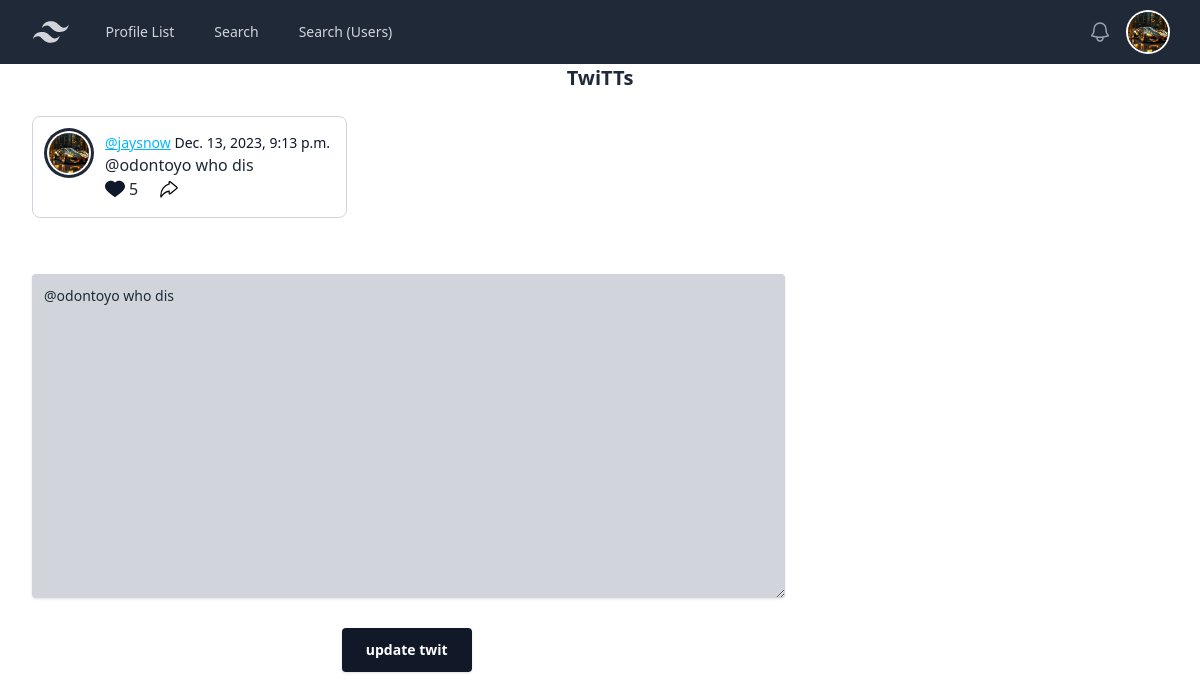
The app's page /twit-edit/10 (signed in) with its own data.
### Social/models.py (models this page shows, shortened)
class UserProfile(models.Model):
    user = models.OneToOneField(User, on_delete=models.CASCADE)
    follows= models.ManyToManyField(
        'self', related_name='followed_by', symmetrical=False, blank= True
    )
    date_modified= models.DateTimeField(User, auto_now=True)
    Profileimage = models.ImageField(upload_to='images/profiles/', blank=True, null=True)
    bio = models.CharField(max_length=500, blank=True, null=True)
    homepage_link = models.CharField(max_length=100, blank=True, null=True)
    github_link = models.CharField(max_length=100, blank=True, null=True)
    twitter_link = models.CharField(max_length=100, blank=True, null=True)

class Twit(models.Model):
    user = models.ForeignKey(User, on_delete=models.DO_NOTHING)
    body = models.CharField(max_length= 200)
    twit_date= models.DateTimeField(auto_now_add= True)
    likes= models.ManyToManyField(User, related_name= 'twit_likes', blank= True, )
    def number_of_likes(self):
        return self.likes.count()

### Social/views.py (the view)
# urls.py: path('twit-edit/<int:pk>', views.twit_edit, name='twit_edit'),
def twit_edit(request, pk):
    twit= get_object_or_404(Twit, id= pk)
    if request.user.is_authenticated:
        if request.user.username == twit.user.username:
            twitsForm= TwitForm(request.POST or None, instance= twit)
            if request.method == "POST":
                if twitsForm.is_valid():
                    twit= twitsForm.save(commit= False)
                    twit.user= request.user
                    twit.save()
                    messages.success(request, ('You twit has been successfully updated...'))
                    return redirect('profile', username=request.user.username)
                else:
                   for field, errors in twitsForm.errors.items():
                        for error in errors:
                            messages.success(request, (f"Error: {error}"))
            else:
                context= {
                    'twit': twit,
                    'form': twitsForm,
                }
                return render(request, 'edit_twit.html', context= context)
        else:
            messages.success(request, ('You don\'t own this twit so you can\'t  view this page...'))
            return redirect('index')
    else:
        messages.success(request, ('You must be logged in to perform this action...'))
        return redirect('index')

### Social/forms.py
class TwitForm(forms.ModelForm):
    body= forms.CharField(
        required= True,
        widget= forms.widgets.Textarea(
            attrs={
                'rows': '15',
                'cols': '80',
                'placeholder': "Enter your twits here..",
                'class': 'border-0 px-3 py-3 bg-gray-300 placeholder-gray-700 text-gray-800 rounded text-sm shadow focus:outline-none w-full'
            }
        ),
        label='',
    )
    class Meta:
        model= Twit
        exclude= ('user', 'likes', )

### template/edit_twit.html (shortened to what this page needs)
{% extends 'base.html' %}
{% load static %}
    {% block nav %}
        {% if user.is_authenticated%}
            {% include 'profilenavbar.html' %}
        {% else %}
            {% include 'navbar.html' %}
        {% endif %}
    {% endblock %}
    {% block content %}
    <h1 class="text-xl text-center font-bold text-gray-800">TwiTTs</h1>
    <div class="grid grid-cols-3 gap-3">
        <div class="col-span-2">
            <br>
                <ul role="list" class="p-4 rounded-lg border border-gray-300 inline-block max-w-full mb-2">
                    <li class="flex py-4 first:pt-0 last:pb-0 ">
                        {% if twit.user.userprofile.Profileimage %}
                                <div class="avatar">
                                    <div class="w-10 h-10 rounded-full ring ring-gray-800 ring-offset-base-100 ring-offset-2">
                                    <img src="{{twit.user.userprofile.Profileimage.url}}" alt="{{twit.user.userprofile.user.username}}"/>
                                    </div>
                                </div>
                        {% endif %}
                        <div class="ml-4 overflow-hidden">
                            <p class="text-sm font-medium text-slate-900" style="color: #0f172a;"> <a href="{% url 'profile' twit.user %}" class="link link-info">@{{twit.user|lower}}</a>  {{twit.twit_date}}</p>
                            <h1 class="font-normal ">{{twit.body}}</h1>
                            <h1 class="flex">
                                {% if user in twit.likes.all %}
                                    <a class="link link-info mr-1 mt-[2px]" href="{% url 'twit_like' twit.id %}">
                                    </a>
                                {% endif %}
                                {{twit.number_of_likes}} &nbsp;&nbsp;
                                <a class="ml-2 mr-[2px] mt-[2px]" href="{% url 'twit_share' twit.id %}">
                                </a>
                            </h1>
                        </div>
                    </li>
                </ul>
            <br>
            <br><br>
            {% if form %}
                <form id="feedbackForm" method="POST">
                    <div class="relative w-full mb-3">
                            {{form.as_p}}
                        </div>
                        <div class="text-center mt-6">
                            <button id="feedbackBtn" class="bg-gray-900 text-white text-center mx-auto hover:bg-gray-800 text-sm font-bold lowercase px-6 py-3 rounded shadow hover:shadow-lg outline-none focus:outline-none mr-1 mb-1" type="submit" style="transition: all 0.15s ease 0s;"> Update Twit
                            </button>
                        </div>
                </form>
            {% endif %}
        </div>
        <div>
        </div>
    </div>
    {% endblock %}

### template/profilenavbar.html (shortened to what this page needs)
<nav class="bg-gray-800">
      <div class="mx-auto px-2 sm:px-6 lg:px-8">
      <div class="relative flex h-16 items-center justify-between">
        <div class="flex flex-1 items-center justify-center sm:items-stretch sm:justify-start">
          <div class="flex flex-shrink-0 items-center">
            <a href="{% url 'index'%}">
            </a>
          </div>
          <div class="hidden sm:ml-6 sm:block">
            <div class="flex space-x-4">
              <a href="{% url 'profile list' %}" class="text-gray-300 hover:bg-gray-700 hover:text-white rounded-md px-3 py-2 text-sm font-medium">Profile List</a>
              <a href="{% url 'search' %}" class="text-gray-300 hover:bg-gray-700 hover:text-white rounded-md px-3 py-2 text-sm font-medium" aria-current="page">Search</a>
              <a href="{% url 'search_user' %}" class="text-gray-300 hover:bg-gray-700 hover:text-white rounded-md px-3 py-2 text-sm font-medium">Search (Users)</a>
            </div>
          </div>
        </div>
        <div class="absolute inset-y-0 right-0 flex items-center pr-2 sm:static sm:inset-auto sm:ml-6 sm:pr-0">
          <button type="button" class="relative rounded-full bg-gray-800 p-1 text-gray-400 hover:text-white focus:outline-none focus:ring-2 focus:ring-white focus:ring-offset-2 focus:ring-offset-gray-800">
            <span class="absolute -inset-1.5"></span>
          </button>
          <div class="relative ml-3">
            <div>
              <button type="button" id="useroptbtn" class="relative flex rounded-full bg-gray-800 text-sm focus:outline-none focus:ring-2 focus:ring-white focus:ring-offset-2 focus:ring-offset-gray-800"  aria-expanded="false" aria-haspopup="true">
                <span class="absolute -inset-1.5"></span>
                {% if request.user.userprofile.Profileimage %}
                  <div class="avatar">
                      <div class="w-10 rounded-full ring ring-gray-800 ring-offset-base-100 ring-offset-2">
                      <img src="{{request.user.userprofile.Profileimage.url}}" alt="{{request.user.username}}"/>
                      </div>
                  </div>
                {% endif %}
              </button>
            </div>
          </div>
        </div>
      </div>
    </div>
  </nav>

### records on screen
Twit: user.userprofile.Profileimage (picture), user "jaysnow", twit_date "Dec. 13, 2023, 9:13 p.m.", body "@odontoyo who dis", number_of_likes "5"
